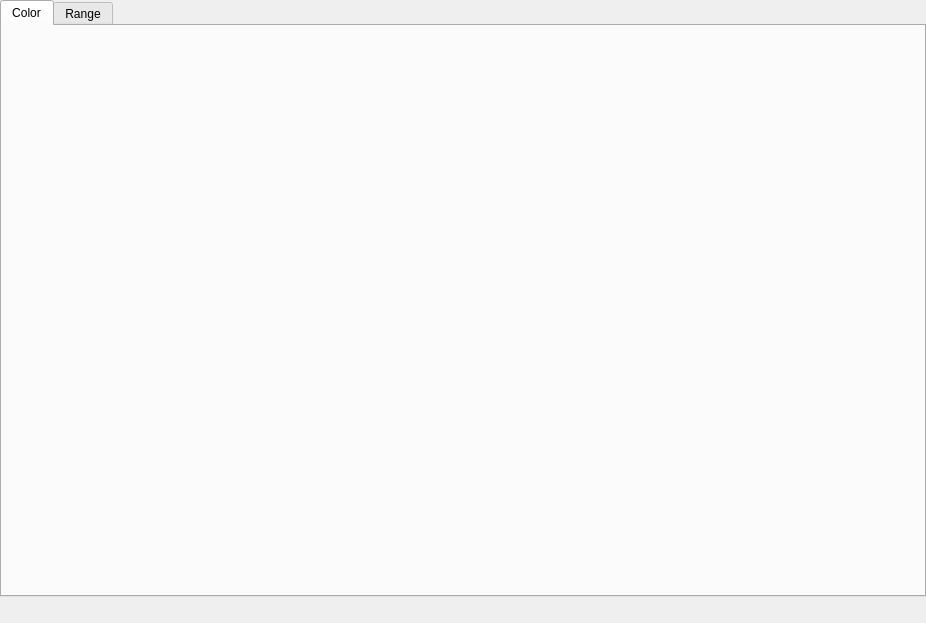
<?xml version="1.0" encoding="UTF-8"?>
<ui version="4.0">
 <class>Post2dWindowCellScalarGroupDataItem_SettingEditWidget</class>
 <widget class="QWidget" name="Post2dWindowCellScalarGroupDataItem_SettingEditWidget">
  <property name="geometry">
   <rect>
    <x>0</x>
    <y>0</y>
    <width>926</width>
    <height>623</height>
   </rect>
  </property>
  <property name="windowTitle">
   <string>Form</string>
  </property>
  <layout class="QVBoxLayout" name="verticalLayout_3">
   <property name="leftMargin">
    <number>0</number>
   </property>
   <property name="topMargin">
    <number>0</number>
   </property>
   <property name="rightMargin">
    <number>0</number>
   </property>
   <property name="bottomMargin">
    <number>0</number>
   </property>
   <item>
    <widget class="QTabWidget" name="tabWidget">
     <property name="currentIndex">
      <number>0</number>
     </property>
     <widget class="QWidget" name="colorTab">
      <attribute name="title">
       <string>Color</string>
      </attribute>
      <layout class="QVBoxLayout" name="verticalLayout" stretch="1">
       <item>
        <widget class="QWidgetContainer" name="colorMapWidget" native="true"/>
       </item>
      </layout>
     </widget>
     <widget class="QWidget" name="rangeTab">
      <attribute name="title">
       <string>Range</string>
      </attribute>
      <layout class="QVBoxLayout" name="verticalLayout_2">
       <item>
        <layout class="QHBoxLayout" name="horizontalLayout">
         <item>
          <widget class="Region2dSettingEditWidget" name="rangeWidget" native="true"/>
         </item>
         <item>
          <spacer name="horizontalSpacer">
           <property name="orientation">
            <enum>Qt::Horizontal</enum>
           </property>
           <property name="sizeHint" stdset="0">
            <size>
             <width>40</width>
             <height>20</height>
            </size>
           </property>
          </spacer>
         </item>
        </layout>
       </item>
       <item>
        <spacer name="verticalSpacer">
         <property name="orientation">
          <enum>Qt::Vertical</enum>
         </property>
         <property name="sizeHint" stdset="0">
          <size>
           <width>20</width>
           <height>467</height>
          </size>
         </property>
        </spacer>
       </item>
      </layout>
     </widget>
    </widget>
   </item>
   <item>
    <layout class="QHBoxLayout" name="horizontalLayout_2" stretch="0,1">
     <item>
      <widget class="TransparencyWidget" name="opacityWidget" native="true"/>
     </item>
     <item>
      <spacer name="horizontalSpacer_2">
       <property name="orientation">
        <enum>Qt::Horizontal</enum>
       </property>
       <property name="sizeHint" stdset="0">
        <size>
         <width>40</width>
         <height>20</height>
        </size>
       </property>
      </spacer>
     </item>
    </layout>
   </item>
  </layout>
 </widget>
 <customwidgets>
  <customwidget>
   <class>QWidgetContainer</class>
   <extends>QWidget</extends>
   <header>misc/qwidgetcontainer.h</header>
   <container>1</container>
  </customwidget>
  <customwidget>
   <class>TransparencyWidget</class>
   <extends>QWidget</extends>
   <header>guibase/widget/transparencywidget.h</header>
   <container>1</container>
  </customwidget>
  <customwidget>
   <class>Region2dSettingEditWidget</class>
   <extends>QWidget</extends>
   <header>guicore/region/region2dsettingeditwidget.h</header>
   <container>1</container>
  </customwidget>
 </customwidgets>
 <resources/>
 <connections/>
</ui>
